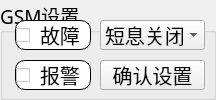
  <widget class="QGroupBox" name="gBox_setSMS">
   <property name="geometry">
    <rect>
     <x>540</x>
     <y>335</y>
     <width>216</width>
     <height>100</height>
    </rect>
   </property>
   <property name="font">
    <font>
     <family>文泉驿等宽微米黑</family>
     <pointsize>14</pointsize>
     <weight>50</weight>
     <italic>false</italic>
     <bold>false</bold>
    </font>
   </property>
   <property name="styleSheet">
    <string notr="true">QCheckBox{
spacing: 10px;
color: rgb(0, 0, 0);
border:1px solid;
border-radius:10px;
background-color: rgb(240, 237, 39);
}

QCheckBox::indicator{
width:12px;
height:12px;
margin-left:5px;
image: url(:/Image/uncheck.png);
}

QCheckBox::indicator::unchecked {
image: url(:/Image/uncheck.png);
}
QCheckBox::indicator::checked {
image: url(:/Image/checked.png);
}</string>
   </property>
   <property name="title">
    <string>GSM设置</string>
   </property>
   <property name="flat">
    <bool>true</bool>
   </property>
   <widget class="QPushButton" name="pBtn_SMS">
    <property name="geometry">
     <rect>
      <x>100</x>
      <y>60</y>
      <width>105</width>
      <height>30</height>
     </rect>
    </property>
    <property name="font">
     <font>
      <family>文泉驿等宽微米黑</family>
      <pointsize>15</pointsize>
      <weight>50</weight>
      <italic>false</italic>
      <bold>false</bold>
     </font>
    </property>
    <property name="focusPolicy">
     <enum>Qt::NoFocus</enum>
    </property>
    <property name="text">
     <string>确认设置</string>
    </property>
   </widget>
   <widget class="QComboBox" name="comboBox_sms">
    <property name="geometry">
     <rect>
      <x>100</x>
      <y>20</y>
      <width>105</width>
      <height>30</height>
     </rect>
    </property>
    <property name="font">
     <font>
      <family>文泉驿等宽微米黑</family>
      <pointsize>15</pointsize>
      <weight>50</weight>
      <italic>false</italic>
      <bold>false</bold>
     </font>
    </property>
    <property name="focusPolicy">
     <enum>Qt::NoFocus</enum>
    </property>
    <property name="styleSheet">
     <string notr="true"/>
    </property>
    <property name="maxVisibleItems">
     <number>3</number>
    </property>
    <property name="maxCount">
     <number>3</number>
    </property>
    <item>
     <property name="text">
      <string>短息关闭</string>
     </property>
    </item>
    <item>
     <property name="text">
      <string>短息开启</string>
     </property>
    </item>
   </widget>
   <widget class="QCheckBox" name="checkBox_net_3">
    <property name="geometry">
     <rect>
      <x>15</x>
      <y>60</y>
      <width>76</width>
      <height>30</height>
     </rect>
    </property>
    <property name="font">
     <font>
      <family>文泉驿等宽微米黑</family>
      <pointsize>15</pointsize>
      <weight>50</weight>
      <italic>false</italic>
      <bold>false</bold>
     </font>
    </property>
    <property name="focusPolicy">
     <enum>Qt::NoFocus</enum>
    </property>
    <property name="styleSheet">
     <string notr="true">color: rgb(0, 0, 0);
background-color: rgb(255, 255, 255);</string>
    </property>
    <property name="text">
     <string>报警</string>
    </property>
   </widget>
   <widget class="QCheckBox" name="checkBox_net_4">
    <property name="geometry">
     <rect>
      <x>15</x>
      <y>20</y>
      <width>76</width>
      <height>30</height>
     </rect>
    </property>
    <property name="font">
     <font>
      <family>文泉驿等宽微米黑</family>
      <pointsize>15</pointsize>
      <weight>50</weight>
      <italic>false</italic>
      <bold>false</bold>
     </font>
    </property>
    <property name="focusPolicy">
     <enum>Qt::NoFocus</enum>
    </property>
    <property name="styleSheet">
     <string notr="true">color: rgb(0, 0, 0);
background-color: rgb(255, 255, 255);</string>
    </property>
    <property name="text">
     <string>故障</string>
    </property>
   </widget>
  </widget>
